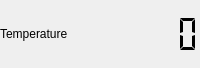
<?xml version="1.0" encoding="UTF-8"?>
<ui version="4.0">
 <class>Form_temperature</class>
 <widget class="QWidget" name="Form_temperature">
  <property name="geometry">
   <rect>
    <x>0</x>
    <y>0</y>
    <width>200</width>
    <height>68</height>
   </rect>
  </property>
  <property name="windowTitle">
   <string>Form</string>
  </property>
  <layout class="QGridLayout" name="gridLayout">
   <property name="leftMargin">
    <number>0</number>
   </property>
   <property name="topMargin">
    <number>0</number>
   </property>
   <property name="rightMargin">
    <number>0</number>
   </property>
   <property name="bottomMargin">
    <number>0</number>
   </property>
   <property name="spacing">
    <number>0</number>
   </property>
   <item row="0" column="0">
    <widget class="QLabel" name="label_temperature">
     <property name="text">
      <string>Temperature</string>
     </property>
    </widget>
   </item>
   <item row="0" column="1">
    <widget class="QLCDNumber" name="lcd_temperature">
     <property name="frameShape">
      <enum>QFrame::NoFrame</enum>
     </property>
     <property name="frameShadow">
      <enum>QFrame::Sunken</enum>
     </property>
     <property name="segmentStyle">
      <enum>QLCDNumber::Flat</enum>
     </property>
    </widget>
   </item>
  </layout>
 </widget>
 <resources/>
 <connections/>
</ui>
